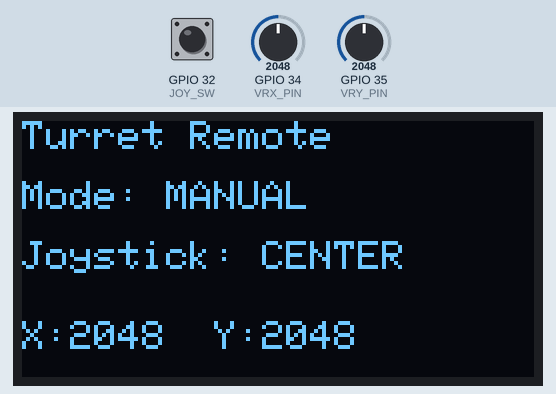
This sketch was run on a simulated ESP32. On the bench: 128×64 one-colour display. The inputs (shaded band) are chosen by the test bench; at power-on: GPIO 32 (JOY_SW) HIGH, GPIO 34 (VRX_PIN) = 2048, GPIO 35 (VRY_PIN) = 2048. What the sketch prints to the serial monitor is not drawn.

Above: at 1.8 s.
1.9 s: GPIO 32 (JOY_SW) pulled LOW for 1 s
At 4.0 s:
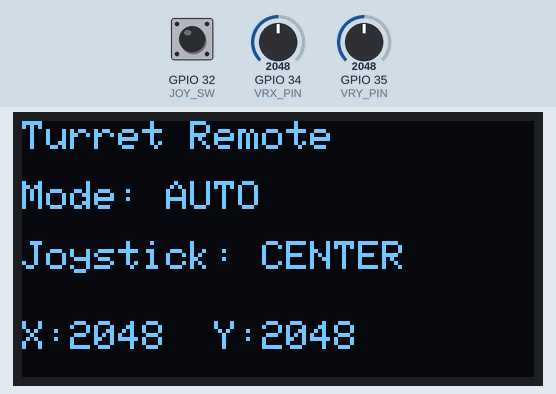
4.4 s: GPIO 34 (VRX_PIN) set to 1443
At 4.9 s:
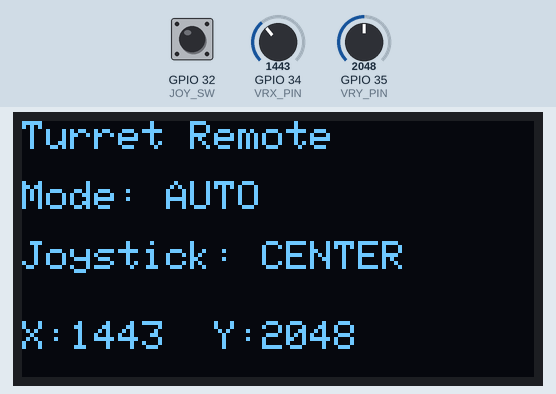
5.9 s: GPIO 34 (VRX_PIN) set to 1373
At 7.0 s:
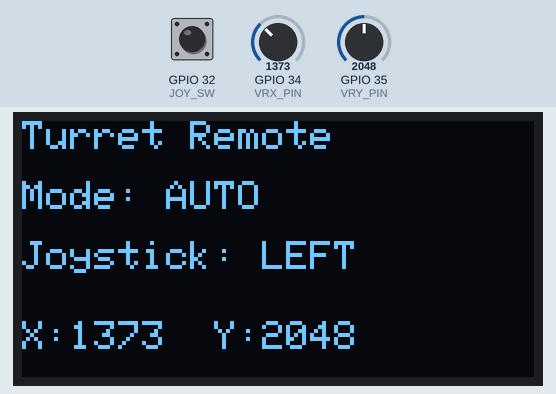
7.4 s: GPIO 35 (VRY_PIN) set to 1470
At 7.8 s:
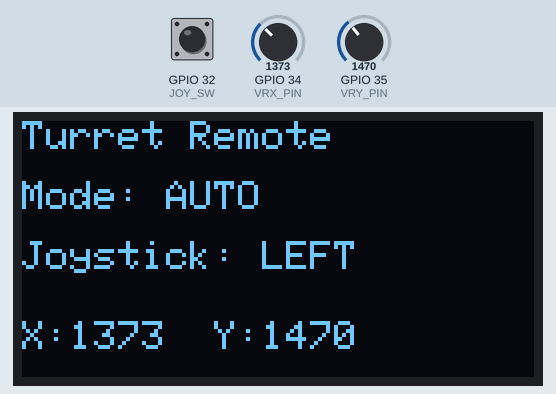
8.9 s: GPIO 35 (VRY_PIN) set to 1328
At 9.9 s:
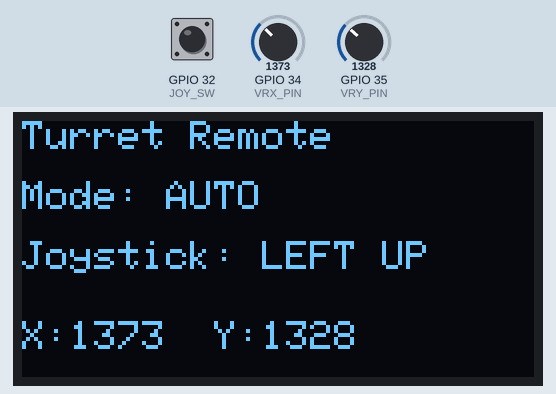
10.4 s: GPIO 32 (JOY_SW) pulled LOW for 0.15 s
At 10.8 s:
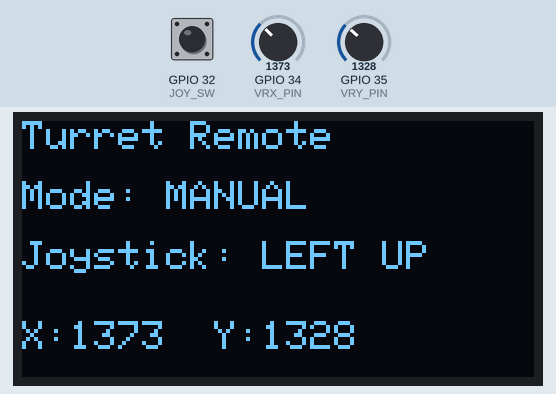
Timing chart, 0 to 13.0 s (numbered marks = the images above; inputs shaded):
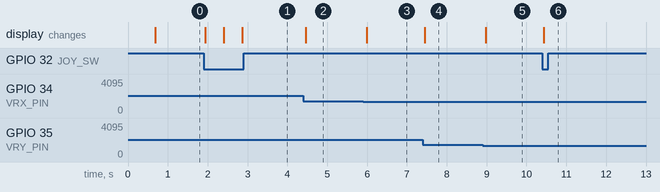

Measured:
- the behaviour switches between 1400 and 1399 on GPIO 34 (VRX_PIN) (found by bisection; images 2 and 3)
- the behaviour switches between 1400 and 1399 on GPIO 35 (VRY_PIN) (found by bisection; images 4 and 5)
- after the input at 1.9 s, the display: changes at once (image 1)
- after the input at 4.4 s, the display: changes after 0.06 s (image 2)
- after the input at 5.9 s, the display: changes after 0.09 s (image 3)
- after the input at 7.4 s, the display: changes after 0.05 s (image 4)
- after the input at 8.9 s, the display: changes after 0.08 s (image 5)
- after the input at 10.4 s, the display: changes at once (image 6)

The sketch:

Remote_Joystick.ino
```cpp
#include <esp_now.h>
#include <WiFi.h>
#include <Wire.h>
#include <Adafruit_GFX.h>
#include <Adafruit_SSD1306.h>

// OLED Pins
#define OLED_SDA 25
#define OLED_SCL 26

// OLED
#define SCREEN_WIDTH 128
#define SCREEN_HEIGHT 64
Adafruit_SSD1306 display(SCREEN_WIDTH, SCREEN_HEIGHT, &Wire, -1);

// Joystick Pins
#define VRX_PIN 34
#define VRY_PIN 35
#define JOY_SW 32

// Modes
bool autoMode = false;
unsigned long lastPress = 0;

// Data structure
typedef struct struct_message {
  int x;
  int y;
  bool autoMode;
} struct_message;

struct_message controlData;

// Receiver MAC
uint8_t receiverAddress[] = {0x24, 0x0A, 0xC4, 0x11, 0x22, 0x33};

// ✅ ESP-NOW CALLBACK
void OnSent(const wifi_tx_info_t *info, esp_now_send_status_t status) {
  Serial.print("Send status: ");
  Serial.println(status == ESP_NOW_SEND_SUCCESS ? "Success" : "Fail");
}

void setup() {
  Serial.begin(115200);

  pinMode(JOY_SW, INPUT_PULLUP);

  // INIT I2C for OLED
  Wire.begin(OLED_SDA, OLED_SCL);

  // OLED init
  if (!display.begin(SSD1306_SWITCHCAPVCC, 0x3C)) {
    Serial.println("OLED not found");
    while (true);
  }

  display.clearDisplay();
  display.setTextSize(1);
  display.setTextColor(WHITE);
  display.println("Remote Booting...");
  display.display();
  delay(600);

  WiFi.mode(WIFI_STA);

  if (esp_now_init() != ESP_OK) {
    Serial.println("ESP-NOW init fail");
    ESP.restart();
  }

  esp_now_register_send_cb(OnSent);

  esp_now_peer_info_t peerInfo{};
  memcpy(peerInfo.peer_addr, receiverAddress, 6);
  peerInfo.channel = 0;
  peerInfo.encrypt = false;

  if (esp_now_add_peer(&peerInfo) != ESP_OK) {
    Serial.println("Failed to add peer");
  }
}

void loop() {

  int xVal = analogRead(VRX_PIN);
  int yVal = analogRead(VRY_PIN);
  int swVal = digitalRead(JOY_SW);

  // Toggle auto/manual
  if (swVal == LOW && millis() - lastPress > 400) {
    autoMode = !autoMode;
    lastPress = millis();
  }

  // Send data
  controlData.x = xVal;
  controlData.y = yVal;
  controlData.autoMode = autoMode;

  esp_now_send(receiverAddress, (uint8_t*)&controlData, sizeof(controlData));

  // SERIAL OUTPUT
  Serial.print("X: "); Serial.print(xVal);
  Serial.print(" | Y: "); Serial.print(yVal);
  Serial.print(" | Mode: ");
  Serial.println(autoMode ? "AUTO" : "MANUAL");

  // Direction
  String direction = "";

  if (xVal < 1400) direction = "LEFT";
  else if (xVal > 2700) direction = "RIGHT";

  if (yVal < 1400) direction += " UP";
  else if (yVal > 2700) direction += " DOWN";

  if (direction == "") direction = "CENTER";

  // OLED Display
  display.clearDisplay();
  display.setCursor(0, 0);
  display.print("Turret Remote");

  display.setCursor(0, 15);
  display.print("Mode: ");
  display.print(autoMode ? "AUTO" : "MANUAL");

  display.setCursor(0, 30);
  display.print("Joystick: ");
  display.print(direction);

  display.setCursor(0, 50);
  display.print("X:");
  display.print(xVal);
  display.print("  Y:");
  display.print(yVal);

  display.display();

  delay(40);
}
```
